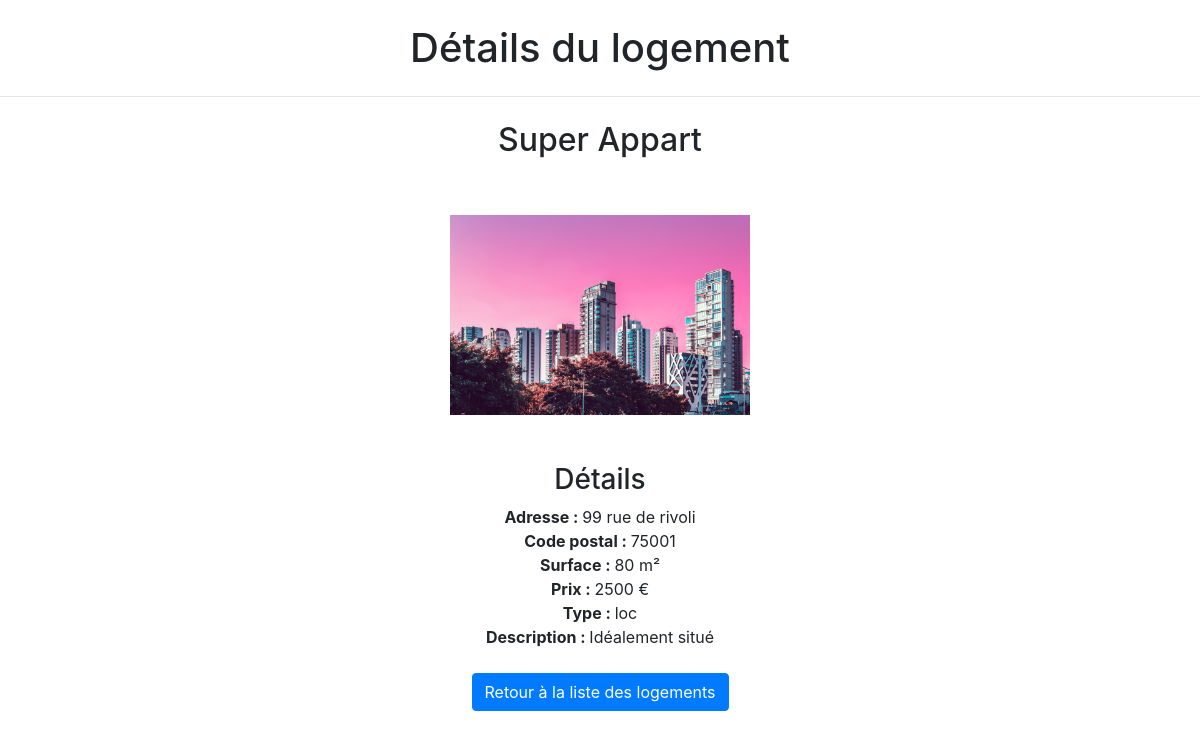
The page /10-evaluation/detail_logement.php?id_logement=8 on the database its author committed.
### tables this page shows
CREATE TABLE `logement` (
  `id_logement` int(11) NOT NULL,
  `titre` varchar(100) NOT NULL,
  `adresse` varchar(150) NOT NULL,
  `ville` varchar(50) NOT NULL,
  `cp` int(11) NOT NULL,
  `surface` int(11) NOT NULL,
  `prix` float NOT NULL,
  `photo` varchar(250) NOT NULL,
  `type` enum('loc','vente') NOT NULL,
  `description` text NOT NULL
);

### 10-evaluation/detail_logement.php (the view, shortened to what this page needs)
<?php
$pdo = new PDO('mysql:host=localhost;dbname=immobilier', 'root', 'root', array(PDO::ATTR_ERRMODE => PDO::ERRMODE_WARNING,
PDO::MYSQL_ATTR_INIT_COMMAND => 'SET NAMES utf8'));
if (isset($_GET['id_logement'])) {
   $requete = $pdo->prepare("SELECT id_logement, titre, adresse, ville, cp, surface, prix, photo, type, description FROM logement WHERE id_logement = :id_logement");
   $succes = $requete->execute(array(':id_logement' => $_GET['id_logement']));
      $logement = $requete->fetch(PDO::FETCH_ASSOC);
      extract($logement);
}
?>
<!doctype html>
<html lang="fr">
  <head>
    <link rel="stylesheet" href="https://stackpath.bootstrapcdn.com/bootstrap/4.5.2/css/bootstrap.min.css">
  </head>
  <body>
  <div class="row">
      <div class="col-12 mt-4 text-center">
         <h1>Détails du logement</h1>
      </div>
    </div>
    <hr>
    <div class="row justify-content-center text-center">
    <div class="col-12 mt-2 mb-5">
        <h2><?php echo $titre; ?></h2>
    </div>
    <div class="col-12">
        <img src="<?php echo $photo; ?>" width="300px">
    </div>
    <div class="col-6 mt-5">
        <h3>Détails</h3>
        <ul style="list-style-type: none" class="list-group list-group-flush">
            <li><b> Adresse : </b><?php echo $adresse; ?></li>
            <li><b> Code postal : </b><?php echo $cp; ?></li>
            <li><b> Surface : </b><?php echo $surface; ?> m²</li>
            <li><b> Prix : </b><?php echo $prix; ?> €</li>
            <li><b> Type : </b><?php echo $type; ?></li>
            <li><b> Description : </b><?php echo $description; ?></li>
        </ul>
        <div class="mt-4">
        <button type="button" class="btn btn-primary" style="color: white" onclick="window.location.href='liste_logement.php'">Retour à la liste des logements</button>
        </div>
    </div>
</div>
  </body>
</html>

### rows shown on the page
logement: titre "Super Appart", photo (picture), adresse "99 rue de rivoli", cp "75001", surface "80", prix "2500", type "loc", description "Idéalement situé"
